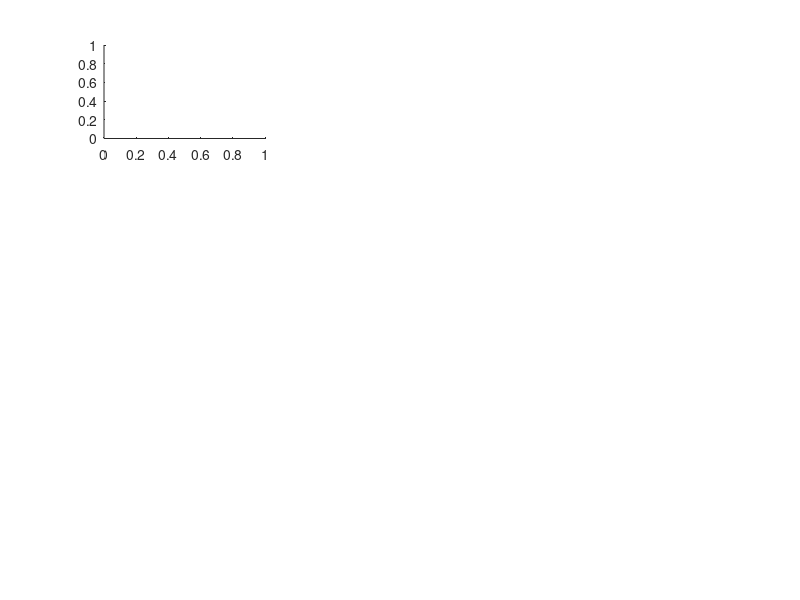

Write the MATLAB code that produced this figure. (Note: this script raises an error after producing the figure.)
%% Radial Plot Summary - run after running paperFiguresSynth.m
% Requires edits before usable as standalone

disp('Plotting Radial Plot Summary ...')

fig7 = figure(7);
clf
set(fig7, 'Position', [1500, 300, 900, 1200])
subplot(4, 3, 1)
theta = linspace(0, 2*pi, input.nParams);
rho = transpose(dependenceAll(1, :)/min(dependenceAll(1, :))); %Remember to transpose
pol = secplot(theta, rho);
ax = gca;
ax.RTickLabel = num2cell(sort(dependence2));
ax.ThetaGrid = 'off';
ax.ThetaTick = rad2deg(theta);
ax.ThetaTickLabel = paramLabels;
title('tiMean', ...
    'FontSize', figureDetails.fontSize, ...
    'FontWeight', 'bold')
set(gca, 'FontSize', figureDetails.fontSize)

subplot(4, 3, 2)
theta = linspace(0, 2*pi, input.nParams);
rho = transpose(dependenceAll(2, :)/min(dependenceAll(2, :))); %Remember to transpose
pol = secplot(theta, rho);
ax = gca;
ax.RTickLabel = num2cell(sort(dependence2));
ax.ThetaGrid = 'off';
ax.ThetaTick = rad2deg(theta);
ax.ThetaTickLabel = paramLabels;
title('tiBoot', ...
    'FontSize', figureDetails.fontSize, ...
    'FontWeight', 'bold')
set(gca, 'FontSize', figureDetails.fontSize)

subplot(4, 3, 3)
theta = linspace(0, 2*pi, input.nParams);
rho = transpose(dependenceAll(3, :)/min(dependenceAll(3, :))); %Remember to transpose
pol = secplot(theta, rho);
ax = gca;
ax.RTickLabel = num2cell(sort(dependence2));
ax.ThetaGrid = 'off';
ax.ThetaTick = rad2deg(theta);
ax.ThetaTickLabel = paramLabels;
title('tiBoth', ...
    'FontSize', figureDetails.fontSize, ...
    'FontWeight', 'bold')
set(gca, 'FontSize', figureDetails.fontSize)

subplot(4, 3, 4)
theta = linspace(0, 2*pi, input.nParams);
rho = transpose(dependenceAll(4, :)/min(dependenceAll(4, :))); %Remember to transpose
pol = secplot(theta, rho);
ax = gca;
ax.RTickLabel = num2cell(sort(dependence2));
ax.ThetaGrid = 'off';
ax.ThetaTick = rad2deg(theta);
ax.ThetaTickLabel = paramLabels;
title('r2bMean', ...
    'FontSize', figureDetails.fontSize, ...
    'FontWeight', 'bold')
set(gca, 'FontSize', figureDetails.fontSize)

subplot(4, 3, 5)
theta = linspace(0, 2*pi, input.nParams);
rho = transpose(dependenceAll(5, :)/min(dependenceAll(5, :))); %Remember to transpose
pol = secplot(theta, rho);
ax = gca;
ax.RTickLabel = num2cell(sort(dependence2));
ax.ThetaGrid = 'off';
ax.ThetaTick = rad2deg(theta);
ax.ThetaTickLabel = paramLabels;
title('r2bBoot', ...
    'FontSize', figureDetails.fontSize, ...
    'FontWeight', 'bold')
set(gca, 'FontSize', figureDetails.fontSize)

subplot(4, 3, 6)
theta = linspace(0, 2*pi, input.nParams);
rho = transpose(dependenceAll(6, :)/min(dependenceAll(6, :))); %Remember to transpose
pol = secplot(theta, rho);
ax = gca;
ax.RTickLabel = num2cell(sort(dependence2));
ax.ThetaGrid = 'off';
ax.ThetaTick = rad2deg(theta);
ax.ThetaTickLabel = paramLabels;
title('peq', ...
    'FontSize', figureDetails.fontSize, ...
    'FontWeight', 'bold')
set(gca, 'FontSize', figureDetails.fontSize)

subplot(4, 3, 7)
theta = linspace(0, 2*pi, input.nParams);
rho = transpose(dependenceAll(7, :)/min(dependenceAll(7, :))); %Remember to transpose
pol = secplot(theta, rho);
ax = gca;
ax.RTickLabel = num2cell(sort(dependence2));
ax.ThetaGrid = 'off';
ax.ThetaTick = rad2deg(theta);
ax.ThetaTickLabel = paramLabels;
title('tiMean-O', ...
    'FontSize', figureDetails.fontSize, ...
    'FontWeight', 'bold')
set(gca, 'FontSize', figureDetails.fontSize)

subplot(4, 3, 8)
theta = linspace(0, 2*pi, input.nParams);
rho = transpose(dependenceAll(5, :)/min(dependenceAll(1, :))); %Remember to transpose
pol = secplot(theta, rho);
ax = gca;
ax.RTickLabel = num2cell(sort(dependence2));
ax.ThetaGrid = 'off';
ax.ThetaTick = rad2deg(theta);
ax.ThetaTickLabel = paramLabels;
title('tiBase-O', ...
    'FontSize', figureDetails.fontSize, ...
    'FontWeight', 'bold')
set(gca, 'FontSize', figureDetails.fontSize)

subplot(4, 3, 9)
theta = linspace(0, 2*pi, input.nParams);
rho = transpose(dependenceAll(5, :)/min(dependenceAll(1, :))); %Remember to transpose
pol = secplot(theta, rho);
ax = gca;
ax.RTickLabel = num2cell(sort(dependence2));
ax.ThetaGrid = 'off';
ax.ThetaTick = rad2deg(theta);
ax.ThetaTickLabel = paramLabels;
title('r2bMean-O', ...
    'FontSize', figureDetails.fontSize, ...
    'FontWeight', 'bold')
set(gca, 'FontSize', figureDetails.fontSize)

subplot(4, 3, 10)
theta = linspace(0, 2*pi, input.nParams);
rho = transpose(dependenceAll(5, :)/min(dependenceAll(1, :))); %Remember to transpose
pol = secplot(theta, rho);
ax = gca;
ax.RTickLabel = num2cell(sort(dependence2));
ax.ThetaGrid = 'off';
ax.ThetaTick = rad2deg(theta);
ax.ThetaTickLabel = paramLabels;
title('r2bBase-O', ...
    'FontSize', figureDetails.fontSize, ...
    'FontWeight', 'bold')
set(gca, 'FontSize', figureDetails.fontSize)

subplot(4, 3, 11)
theta = linspace(0, 2*pi, input.nParams);
rho = transpose(dependenceAll(5, :)/min(dependenceAll(1, :))); %Remember to transpose
pol = secplot(theta, rho);
ax = gca;
ax.RTickLabel = num2cell(sort(dependence2));
ax.ThetaGrid = 'off';
ax.ThetaTick = rad2deg(theta);
ax.ThetaTickLabel = paramLabels;
title('peqBase-O', ...
    'FontSize', figureDetails.fontSize, ...
    'FontWeight', 'bold')
set(gca, 'FontSize', figureDetails.fontSize)

txt = {'Parameter Ranges -', ...
    'Noise: 10% to 70%', ...
    'EW: 30th to 90th %ile', ...
    'Imp.: 0 to 66 frames', ...
    'HTR: 33% to 99%', ...
    'Back. \lambda = 0.2255 to 1.1740'};
text(0, 3, txt, 'FontSize', figureDetails.fontSize, 'FontWeight', 'bold')

print(sprintf('%s/figs/RadialSummary-%i-%i-%i-%i-%i_%i', ...
    HOME_DIR2, ...
    input.gDate, ...
    input.gRun, ...
    input.nDatasets, ...
    workingOnServer), ...
    '-dpng')

disp('... Radial Plot Summary Plotted.')